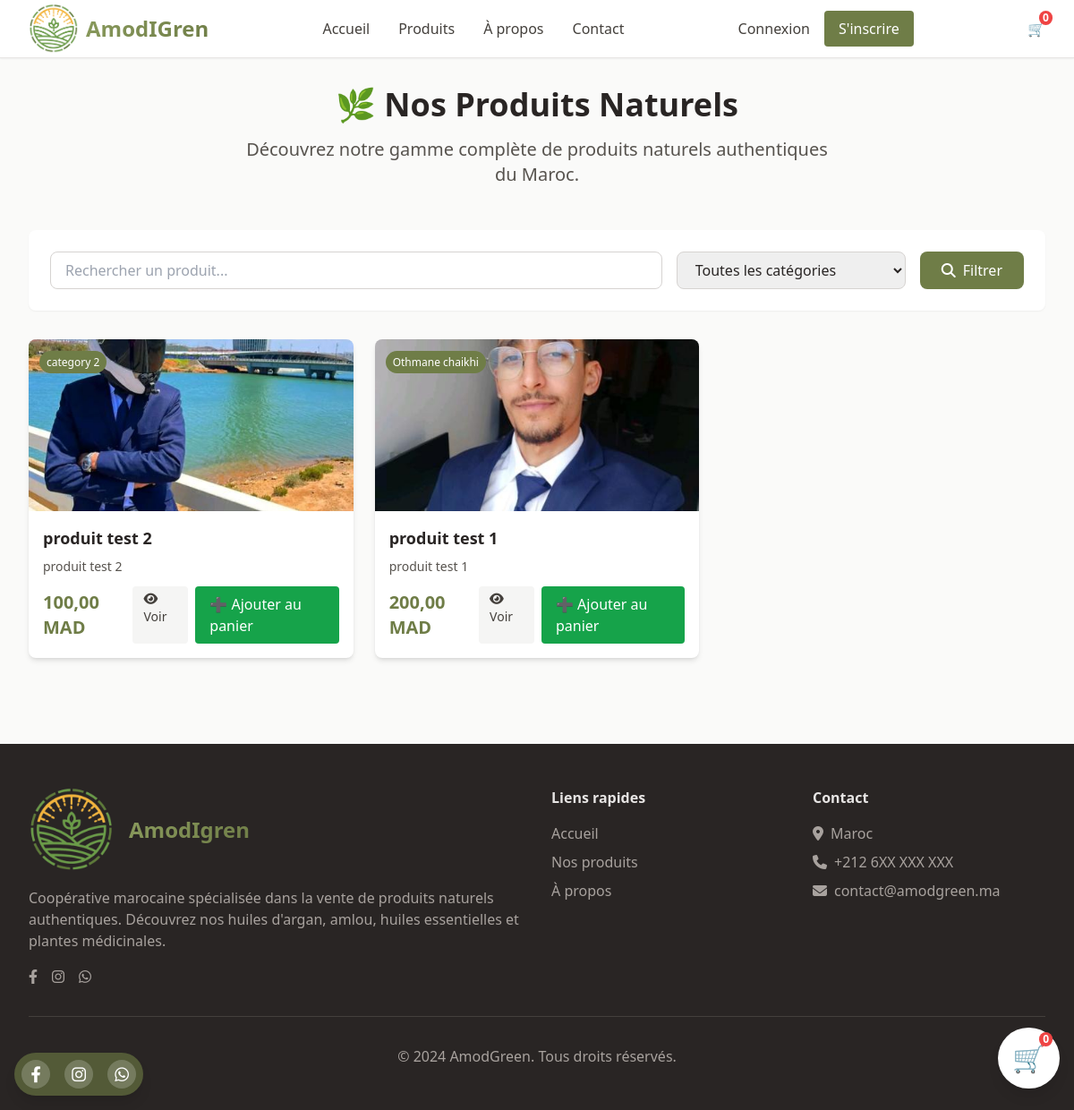
Before: /ar/produits/ with the older database file.
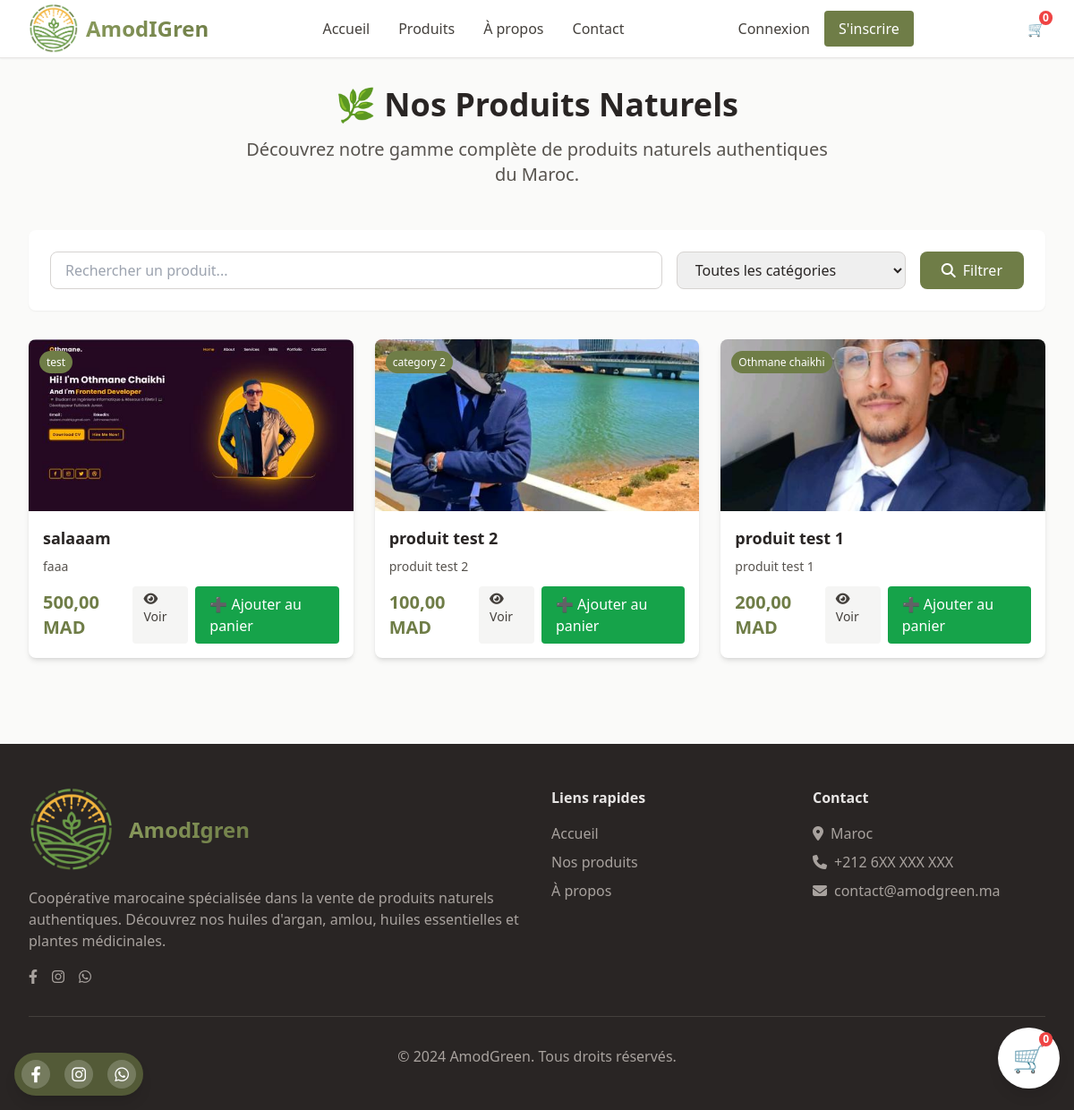
After: the same page with the newer database file.
### store/models.py (models this page shows, shortened)
class Product(models.Model):
    name = models.CharField(max_length=200, verbose_name="Nom du produit")
    name_ar = models.CharField(max_length=200, blank=True, verbose_name="Nom (Arabe)")
    description = models.TextField(verbose_name="Description")
    description_ar = models.TextField(blank=True, verbose_name="Description (Arabe)")
    ingredients = models.TextField(blank=True, verbose_name="Ingrédients")
    ingredients_ar = models.TextField(blank=True, verbose_name="Ingrédients (Arabe)")
    price = models.DecimalField(max_digits=10, decimal_places=2, verbose_name="Prix (MAD)")
    image = models.ImageField(upload_to='products/', verbose_name="Image principale")
    category = models.ForeignKey(Category, on_delete=models.CASCADE, verbose_name="Catégorie")
    is_available = models.BooleanField(default=True, verbose_name="Disponible")
    created_at = models.DateTimeField(auto_now_add=True)
    updated_at = models.DateTimeField(auto_now=True)
    class Meta:
        verbose_name = "Produit"
        verbose_name_plural = "Produits"
        ordering = ['-created_at']
    def get_absolute_url(self):
        return reverse('product_detail', kwargs={'pk': self.pk})

class Category(models.Model):
    name = models.CharField(max_length=100, verbose_name="Nom")
    name_ar = models.CharField(max_length=100, blank=True, verbose_name="Nom (Arabe)")
    description = models.TextField(blank=True, verbose_name="Description")
    created_at = models.DateTimeField(auto_now_add=True)
    class Meta:
        verbose_name = "Catégorie"
        verbose_name_plural = "Catégories"
        ordering = ['name']

### store/views.py (the view)
# urls.py: path('produits/', views.product_list, name='product_list'),
def product_list(request):
    products = Product.objects.filter(is_available=True)
    categories = Category.objects.all()
    category_id = request.GET.get('category')
    search_query = request.GET.get('search')
    if category_id:
        products = products.filter(category_id=category_id)
    if search_query:
        products = products.filter(
            Q(name__icontains=search_query) |
            Q(description__icontains=search_query) |
            Q(name_ar__icontains=search_query)
        )
    paginator = Paginator(products, 12)
    page_obj = paginator.get_page(request.GET.get('page'))
    context = {
        'page_obj': page_obj,
        'categories': categories,
        'current_category': int(category_id) if category_id else None,
        'search_query': search_query or '',
    }
    return render(request, 'store/product_list.html', context)

### store/context_processors.py (called while the page is built)
def cart_count(request):
    cart = get_or_create_cart(request)
    return {'cart_count': cart.items.count()}

### store/utils.py (called while the page is built)
def get_or_create_cart(request):
    if request.user.is_authenticated:
        cart, created = Cart.objects.get_or_create(user=request.user)
    else:
        if not request.session.session_key:
            request.session.create()
        session_key = request.session.session_key
        cart, created = Cart.objects.get_or_create(session_key=session_key, user=None)
    return cart

### templates/store/product_list.html (shortened to what this page needs)
{% extends 'base.html' %}
{% load static %}
{% block content %}
<div class="max-w-7xl mx-auto px-4 sm:px-6 lg:px-8 py-8">
    <div class="text-center mb-12">
        <h1 class="text-4xl font-bold text-stone-800 mb-4">🌿 Nos Produits Naturels</h1>
        <p class="text-xl text-stone-600 max-w-2xl mx-auto">
            Découvrez notre gamme complète de produits naturels authentiques du Maroc.
        </p>
    </div>
    <div class="bg-white rounded-lg shadow-sm p-6 mb-8">
        <form method="GET" class="flex flex-col md:flex-row gap-4">
            <div class="flex-1">
                <input type="text" name="search" value="{{ search_query }}"
                       placeholder="Rechercher un produit..."
                       class="w-full px-4 py-2 border border-stone-300 rounded-lg focus:outline-none focus:ring-2 focus:ring-olive-500">
            </div>
            <div class="md:w-64">
                <select name="category" class="w-full px-4 py-2 border border-stone-300 rounded-lg focus:outline-none focus:ring-2 focus:ring-olive-500">
                    <option value="">Toutes les catégories</option>
                </select>
            </div>
            <button type="submit" class="bg-olive-600 hover:bg-olive-700 text-white px-6 py-2 rounded-lg transition-colors">
                <i class="fas fa-search mr-2"></i>Filtrer
            </button>
        </form>
    </div>
    <div class="grid grid-cols-1 md:grid-cols-2 lg:grid-cols-3 xl:grid-cols-4 gap-6">
        {% for product in page_obj %}
            <div class="bg-white rounded-lg shadow-md overflow-hidden card-hover">
                <div class="relative">
                    {% if product.image %}
                        <img src="{{ product.image.url }}" alt="{{ product.name }}"
                             class="w-full h-48 object-cover">
                    {% else %}
                        <div class="w-full h-48 bg-stone-200 flex items-center justify-center">
                            <i class="fas fa-leaf text-4xl text-stone-400"></i>
                        </div>
                    {% endif %}
                    <div class="absolute top-3 left-3">
                        <span class="bg-olive-600 text-white text-xs px-2 py-1 rounded-full">
                            {{ product.category.name }}
                        </span>
                    </div>
                </div>
                <div class="p-4">
                    <h3 class="text-lg font-semibold text-stone-800 mb-2 line-clamp-1">
                        {{ product.name }}
                    </h3>
                    <p class="text-stone-600 text-sm mb-3 line-clamp-2">
                        {{ product.description|truncatewords:12 }}
                    </p>
                    <div class="flex items-center justify-between">
                        <span class="text-xl font-bold text-olive-600">
                            {{ product.price }} MAD
                        </span>
                        <div class="flex gap-2">
                            <a href="{{ product.get_absolute_url }}"
                               class="bg-stone-100 hover:bg-stone-200 text-stone-700 px-3 py-1 rounded text-sm transition-colors">
                                <i class="fas fa-eye mr-1"></i>Voir
                            </a>
                             <a href="{% url 'add_to_cart' product.id %}" class="bg-green-600 text-white px-4 py-2 rounded hover:bg-green-700">
    ➕ Ajouter au panier
</a>
                        </div>
                    </div>
                </div>
            </div>
        {% endfor %}
    </div>
</div>
{% endblock %}

Changed rows visible on the page:
added Product: image (picture), category.name "test", name "salaaam", description "faaa", price "500,00"
